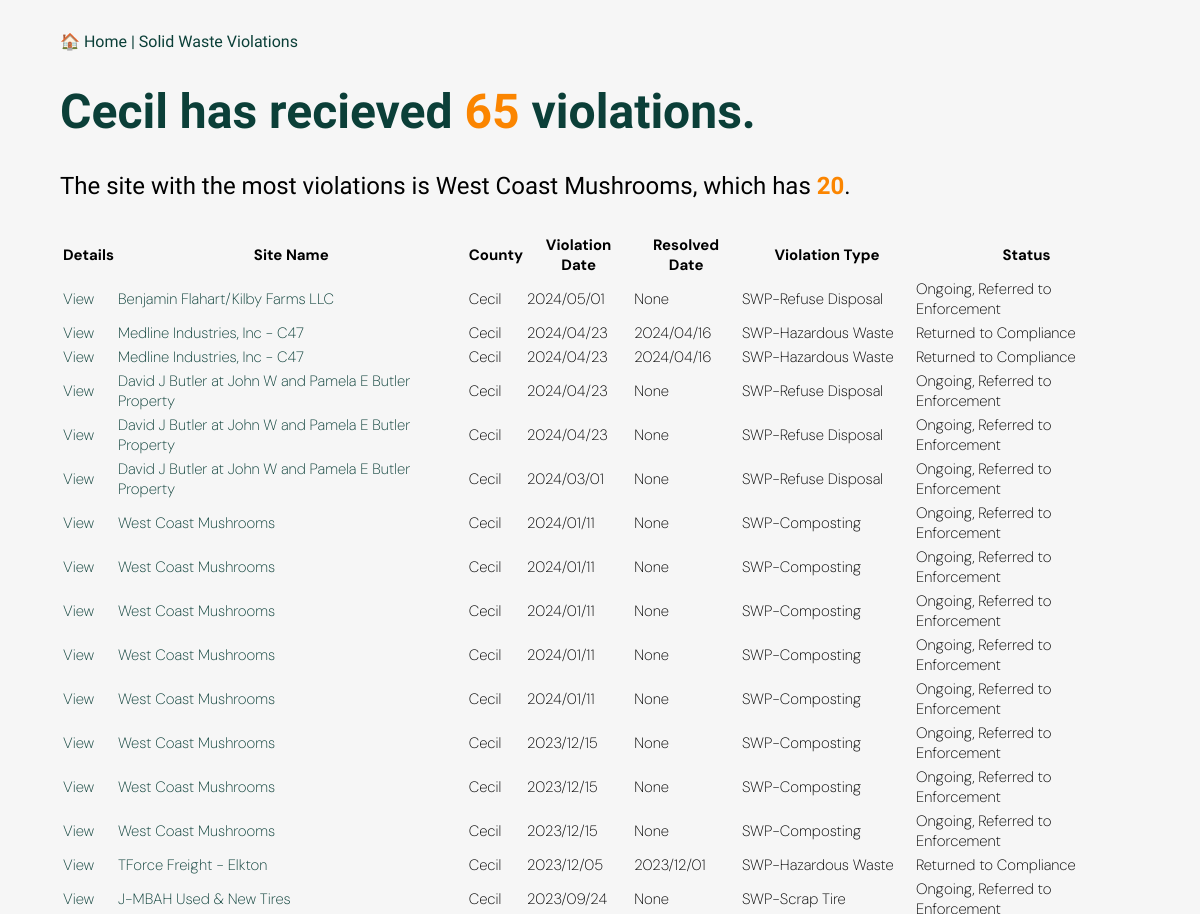
Before: /county/cecil-county (upper part) with the older database file.
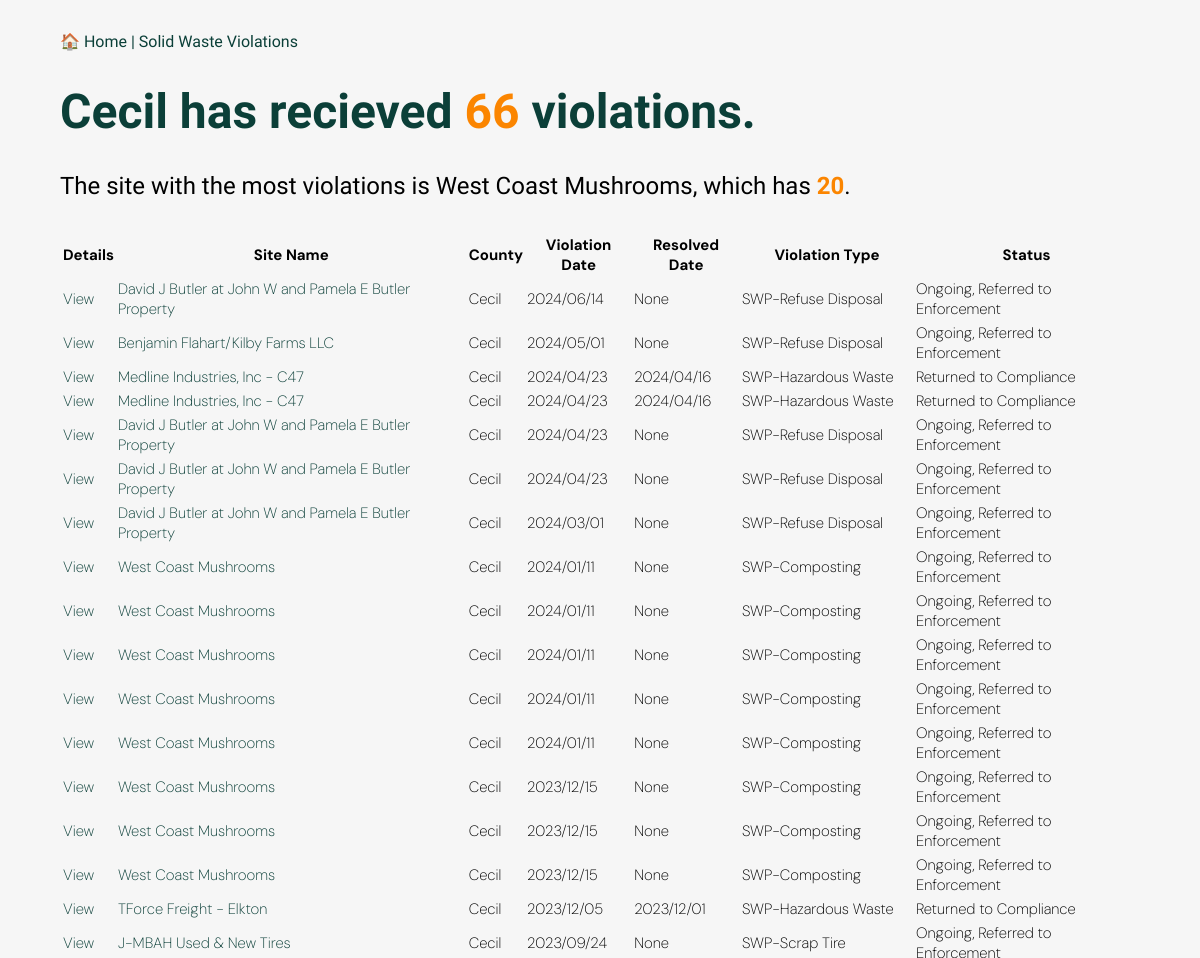
After: the same page with the newer database file.
### app.py (models this page shows, shortened)
class Violation(Model):
    site_no = CharField()
    site_name = CharField()
    street_address = CharField()
    city_state_zip = CharField()
    county = CharField()
    media = CharField()
    violation_date = DateTimeField()
    status = CharField()
    resolved_date = DateTimeField()
    violation = CharField()
    id = CharField(primary_key=True, unique=True)
    class Meta:
        table_name = "violations"
        database = db

### app.py (the view)
@app.route("/county/<slug>")
def county(slug):
    county = County.get(County.slug == slug)
    county_total_count = Violation.select().where(Violation.county == county.county).count()
    total_violations = (Violation
                        .select()
                        .where(Violation.county == county.county)
                        .count())
    violation_list = Violation.select().where(
        Violation.county == county.county
    ).order_by(Violation.violation_date.desc())
    most_violations_site = (
        Violation
        .select(Violation.site_no, Violation.site_name, fn.COUNT(Violation.site_no).alias('count'))
        .where(Violation.county == county.county)
        .group_by(Violation.site_no, Violation.site_name)
        .order_by(fn.COUNT(Violation.site_no).desc())
        .limit(1)
        .get()
    )
    most_violations_info = {
        'site_no': most_violations_site.site_no,
        'site_name': most_violations_site.site_name,
        'count': most_violations_site.count
    }
    return render_template('county.html', county=county, county_total_count=county_total_count, violation_list = violation_list,most_violations_info=most_violations_info)

### templates/county.html (shortened to what this page needs)
<!doctype html>
<html>
  <head>
    <link href="https://cdn.datatables.net/v/dt/dt-2.0.7/r-3.0.2/datatables.min.css" rel="stylesheet">
    <link rel="stylesheet" href="{{ url_for('static', filename='style.css') }}">
  </head>
  <body>
      <div class="jumbotron">
        <div class="container">
          <nav class="navbar navbar-expand-lg navbar-dark bg-dark">
            <a class="navbar-brand" href="/">&#127968 Home | Solid Waste Violations</a>
          </nav>
          <h1 class="display-4"> {{ county.county }} has recieved <div class="total">{{ county_total_count }}</div> violations.</h1>
          <h2>The site with the most violations is {{ most_violations_info.site_name }}, which has <div class="total">{{ most_violations_info.count }}</div>.</h2>
          <table id="violations" class="display">
          <thead>
            <tr>
              <th>Details</th>
              <th>Site Name</th>
              <th>County</th>
              <th>Violation Date</th>
              <th>Resolved Date</th>
              <th>Violation Type</th>
              <th>Status</th>
          </tr>
        </thead>
        <tbody>
          {% for violation in violation_list %}
          <tr>
            <td><a href="{{ url_for('detail', id=violation.id) }}">View</a></td>
            <td><a href="{{ url_for('site', site_no=violation.site_no) }}">{{ violation.site_name }}</a></td>
            <td>{{ violation.county }}</td>
            <td>{{ violation.violation_date }}</td>
            <td>{{ violation.resolved_date if violation.resolved_date not in ['', 'None'] else 'None' }}</td>
            <td>{{ violation.media }}</td>
            <td>{{ violation.status }}</td>
          </tr>
          {% endfor %}
        </tbody>
        </table>
        </div>
      </div>
  </body>
</html>

Changed rows visible on the page:
added Violation: site_name "David J Butler at John W and Pamela E Butler Property", county "Cecil", violation_date "2024/06/14", resolved_date "None", media "SWP-Refuse Disposal", status "Ongoing, Referred to Enforcement"
Other visible differences:
{{ county_total_count }}: "65" → "66"
